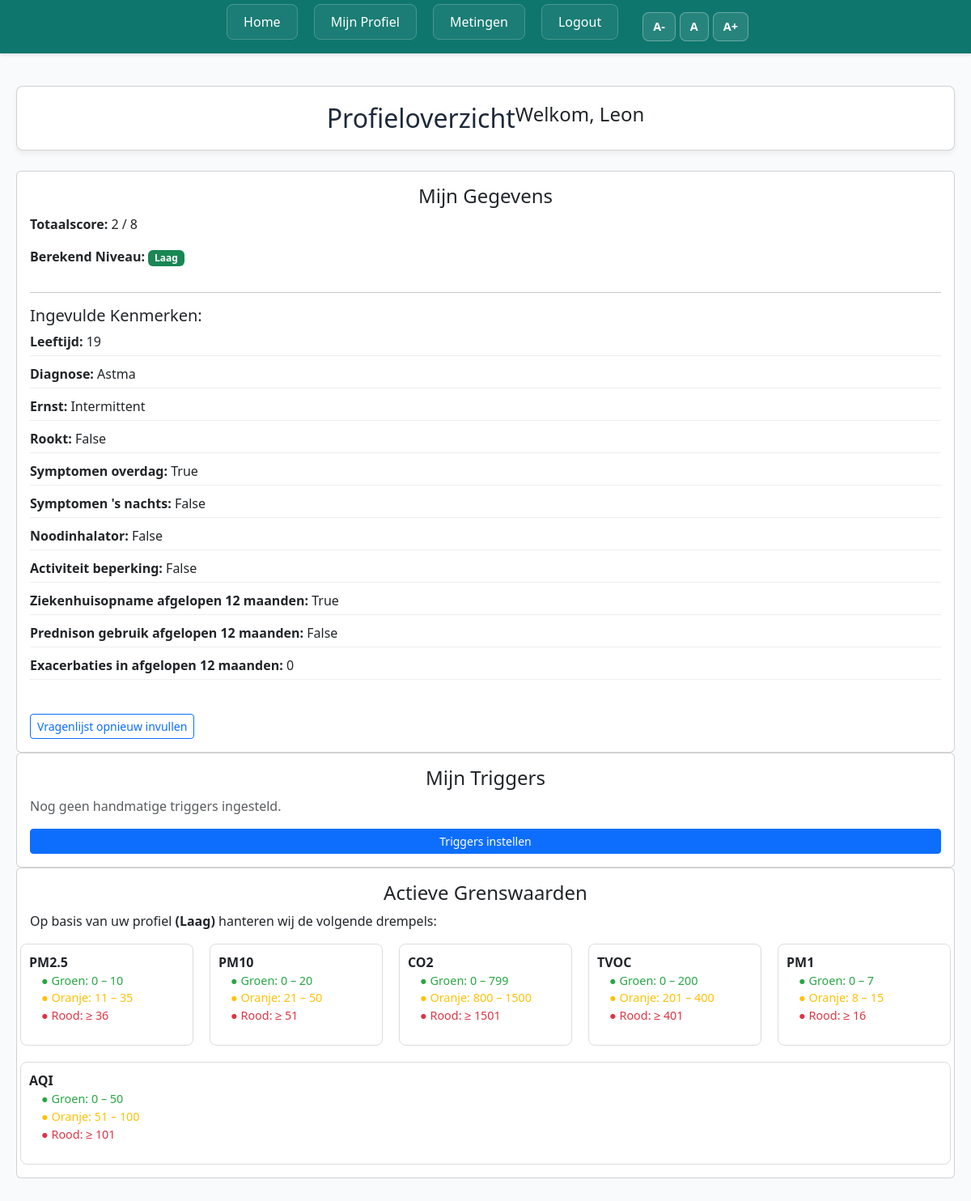
/profiel (signed in), run on the app's committed database.
### models.py (models this page shows, shortened)
class User(db.Model, UserMixin):
    __tablename__ = 'user'
    id: Map[int] = mc(primary_key=True)
    username: Map[str] = mc(String(150), unique=True, nullable=False)
    email: Map[str] = mc(String(150), unique=True, nullable=False)
    pw_hash: Map[str] = mc(String(256), nullable=False)
    role: Map[str] = mc(String(20), nullable=False)
    status: Map[str] = mc(String(20), nullable=False, default='pending')
    coupling_token: Map[Optional[str]] = mc(String(64), unique=True, nullable=True)
    waardes: Map[Optional['Waardes']] = rel(back_populates='user', uselist=False)
    triggers: Map[Optional['Triggers']] = rel(back_populates='user', uselist=False)

class Waardes(db.Model):
    __tablename__ = 'waardes'
    id: Map[int] = mc(primary_key=True)
    leeftijd: Map[int] = mc(Integer(), nullable=False)
    exacerbaties: Map[int] = mc(Integer(), nullable=False)
    diagnose: Map[str] = mc(String(8), nullable=False)
    level: Map[str] = mc(String(50), nullable=False)
    rookt: Map[bool] = mc(Boolean, nullable=False)
    dag: Map[bool] = mc(Boolean, nullable=False)
    nacht: Map[bool] = mc(Boolean, nullable=False)
    saba: Map[bool] = mc(Boolean, nullable=False)
    beperking: Map[bool] = mc(Boolean, nullable=False)
    hospital: Map[bool] = mc(Boolean, nullable=False)
    prednison: Map[bool] = mc(Boolean, nullable=False)
    score: Map[Optional[int]] = mc(Integer(), default=0)
    niveau: Map[Optional[str]] = mc(String(6))
    user_id: Map[int] = mc(FK('user.id'), unique=True, nullable=False)
    user: Map['User'] = rel(back_populates='waardes')

### app.py (the view, shortened to what this page needs)
@app.route('/profiel')
@login_required
def profiel():
    user = current_user
    waardes = user.waardes
    triggers = user.triggers
    context = {}
    if waardes:
        context["niveau"] = waardes.niveau
        context["score"] = waardes.score
        context["drempels"] = DREMPELWAARDES[waardes.niveau]
        context["waardes"] = {
            "leeftijd": waardes.leeftijd,
            "diagnose": waardes.diagnose,
            "ernst": getattr(waardes, 'level', None),
            "rookt": waardes.rookt,
            "symptomen overdag": waardes.dag,
            "symptomen 's nachts": waardes.nacht,
            "noodinhalator": waardes.saba,
            "activiteit beperking": waardes.beperking,
            "ziekenhuisopname afgelopen 12 maanden": waardes.hospital,
            "prednison gebruik afgelopen 12 maanden": waardes.prednison,
            "exacerbaties in afgelopen 12 maanden": waardes.exacerbaties,
        }
    return rt("profiel.html", **context)

### models.py (called while the page is built)
@login_manager.user_loader
def load_user(user_id):
    return User.query.get(int(user_id))

### templates/profiel.html (shortened to what this page needs)
{% extends "base.html" %}
{% block style %}
<link rel="stylesheet" href="{{ url_for('static', filename='results.css') }}">
{% endblock %}
{% block content %}
{% if current_user.is_authenticated %}
<div class="dashboard-container">
    <main class="main-content">
        <header class="header card">
            <h1>Profieloverzicht</h1>
            <h2>Welkom, {{ current_user.username }}</h2>
        </header>
        <div class="content-wrapper">
            {% if score is not none and niveau %}
            <div class="card p-3 item1">
                <h2>Mijn Gegevens</h2>
                <p><strong>Totaalscore:</strong> {{ score }} / 8</p>
                <p><strong>Berekend Niveau:</strong>
                    <span class="badge {% if niveau == 'Hoog' %}bg-danger{% elif niveau == 'Midden' %}bg-warning text-dark{% else %}bg-success{% endif %}">
                        {{ niveau }}
                    </span>
                </p>
                {% if waardes %}
                <hr>
                <h5>Ingevulde Kenmerken:</h5>
                <ul class="threshold-list">
                    {% for name, value in waardes.items() %}
                    <li><strong>{{ name|capitalize }}:</strong> {{ value|capitalize }}</li>
                    {% endfor %}
                </ul>
                {% endif %}
                <div class="mt-3">
                    <a class="btn btn-outline-primary btn-sm" href="{{ url_for('update_vragen') }}">Vragenlijst opnieuw invullen</a>
                </div>
            </div>
            <div class="card p-3">
                <h2>Mijn Triggers</h2>
                {% if triggers %}
                    <ul class="threshold-list">
                        {% for name, value in triggers.items() %}
                        <li><strong>{{ name|capitalize }}:</strong> {{ value|capitalize }}</li>
                        {% endfor %}
                    </ul>
                    <a class="btn btn-outline-primary btn-sm" href="{{ url_for('update_triggers') }}">Triggers aanpassen</a>
                {% else %}
                    <p class="text-muted">Nog geen handmatige triggers ingesteld.</p>
                    <a class="btn btn-primary btn-sm" href="{{ url_for('handmatig') }}">Triggers instellen</a>
                {% endif %}
            </div>
            <div class="card p-3" style="grid-column: span 2;">
                <h2>Actieve Grenswaarden</h2>
                <p>Op basis van uw profiel <strong>({{ niveau }})</strong> hanteren wij de volgende drempels:</p>
                <div class="row" style="display: flex; flex-wrap: wrap; gap: 20px;">
                    {% if drempels %}
                        {% for column, ranges in drempels.items() %}
                        <div style="flex: 1; min-width: 200px; border: 1px solid #ddd; padding: 10px; border-radius: 8px;">
                            <strong style="color: var(--primary-color);">{{ column }}</strong>
                            <ul class="inner-list">
                                <li style="color: #28a745;">● Groen: {{ ranges['groen'][0] }} – {{ ranges['groen'][1] }}</li>
                                <li style="color: #ffc107;">● Oranje: {{ ranges['oranje'][0] }} – {{ ranges['oranje'][1] }}</li>
                                <li style="color: #dc3545;">● Rood: &ge; {{ ranges['rood'][0] }}</li>
                            </ul>
                        </div>
                        {% endfor %}
                    {% else %}
                        <p>Drempels worden geladen zodra een profiel actief is.</p>
                    {% endif %}
                </div>
            </div>
            {% endif %}
        </div>
    </main>
</div>
{% else %}
<div class="container text-center mt-5">
    <h1>Log eerst in!</h1>
    <a href="{{ url_for('login') }}" class="btn btn-primary">Naar Inloggen</a>
</div>
{% endif %}
{% endblock %}

### templates/base.html (shortened to what this page needs)
<html lang="en">
<head>
    <link href="https://cdn.jsdelivr.net/npm/bootstrap@5.3.8/dist/css/bootstrap.min.css" rel="stylesheet"
>
    <link rel="stylesheet" href="{{ url_for('static', filename='style.css') }}">
    {% block style %}
    {% endblock %}
</head>
<body>
    <nav class="custom-nav">
        <ul class="nav-menu">
            <li><a href="/">Home</a></li>
            {% if current_user.is_authenticated %}
                {% if current_user.role == 'arts' %}
                    <li><a href="{{ url_for('doctor') }}">Artsenportaal</a></li>
                {% else %}
                    <li><a href="{{ url_for('profiel') }}">Mijn Profiel</a></li>
                    <li><a href="{{ url_for('user_ui') }}">Metingen</a></li>
                {% endif %}
                <li><a href="{{ url_for('logout') }}">Logout</a></li>
            {% else %}
                <li><a href="{{ url_for('login') }}">Inloggen</a></li>
                <li><a href="{{ url_for('register') }}">Registreren</a></li>
            {% endif %}
            <li class="font-size-controls">
                <button type="button" onclick="changeFontSize('decrease')" title="Tekst verkleinen">A-</button>
                <button type="button" onclick="changeFontSize('reset')" title="Standaard tekstgrootte">A</button>
                <button type="button" onclick="changeFontSize('increase')" title="Tekst vergroten">A+</button>
            </li>
        </ul>
    </nav>
    {% block content %}
    {% endblock %}
</body>
</html>

### static/style.css (style rules this page uses)
* { box-sizing: border-box; font-family: 'Segoe UI', Tahoma, Geneva, Verdana, sans-serif; }
:root { --text-main-color: #1e293b; --text-second-color: #ffffff; --bg-nav-color: #0f766e; --text-nav-color: #ffffff; --nav-hover-color: #115e59; --bg-form-lightgreen: #e6f4f1; --bg-main-color: #f8fafc; --bg-second-color: #0284c7; --bg-third-color: #ffffff; --bg-accent-hover: #0369a1; --font-size-s: 0.9rem; --font-size-m: 1rem; --font-size-l: 1.5rem; --font-size-xl: 2rem; --font-size-xxl: 2.5rem; --font-weight-n: 400; --font-weight-m: 500; --font-weight-sb: 600; --font-weight-b: 700; --border-radius-s: 8px; --border-radius-m: 30px; --border-radius-c: 50%; }
body { margin: 0; min-height: 100vh; background-color: var(--bg-main-color); color: var(--text-main-color); }
h1 { padding-top: 30px; padding-bottom: 20px; text-align: center; font-size: var(--font-size-xxl); }
h2 { text-align: center; font-size: var(--font-size-l); }
.custom-nav { padding-left: 20px; padding-right: 20px; padding-top: 15px; padding-bottom: 15px; margin-bottom: 20px; display: flex; align-items: center; justify-content: center; background-color: var(--bg-nav-color); box-shadow: 0 2px 4px rgba(0, 0, 0, 0.1); }
.custom-nav ul { list-style: none; margin: 0; padding: 0; }
.custom-nav a { text-decoration: none; color: var(--text-nav-color); }
.custom-nav .nav-menu { display: flex; gap: 10px; }
.custom-nav .nav-menu a { padding: 10px 20px; margin: 0 5px; border-radius: var(--border-radius-s); border: 1px solid rgba(255, 255, 255, 0.2); background-color: rgba(255, 255, 255, 0.05); transition: all 0.2s ease; }
.vragenlijst-form ul, li { list-style: none; padding: 0; margin: 0; }
.dashboard-container { display: flex; gap: 30px; max-width: 1400px; margin: 40px auto; padding: 0 20px; align-items: flex-start; }
.main-content { flex: 1; display: flex; flex-direction: column; gap: 25px; }
.header.card { display: flex; flex-direction: row; justify-content: space-between; align-items: center; padding: 20px; background: var(--bg-third-color); border-radius: var(--border-radius-s); box-shadow: 0 4px 6px rgba(0,0,0,0.05); }
.header h1 { padding: 0; margin: 0; font-size: var(--font-size-xl); text-align: left; color: var(--text-main-color); }
.font-size-controls { display: flex; align-items: center; gap: 5px; margin-left: 15px; }
.font-size-controls button { background-color: rgba(255, 255, 255, 0.1); color: var(--text-nav-color); border: 1px solid rgba(255, 255, 255, 0.3); padding: 6px 12px; border-radius: var(--border-radius-s); cursor: pointer; font-weight: var(--font-weight-sb); font-size: 0.9rem; transition: all 0.2s ease; }

### static/results.css (style rules this page uses)
.dashboard-container { display: flex; gap: 30px; max-width: 1400px; margin: 40px auto; padding: 0 20px; align-items: flex-start; }
.main-content { flex: 1; display: flex; flex-direction: column; gap: 25px; }
.header.card { display: flex; flex-direction: row; justify-content: center; align-items: center; padding: 20px; background: white; border-radius: var(--border-radius-s); box-shadow: 0 4px 6px rgba(0, 0, 0, 0.05); }
.header h1 { padding: 0; margin: 0; font-size: var(--font-size-xl); text-align: center; color: var(--text-main-color); }

### templates/profiel.html (style rules this page uses)
.threshold-list { list-style: none; padding-left: 0; }
.threshold-list li { margin-bottom: 10px; border-bottom: 1px solid #eee; padding-bottom: 5px; }
.inner-list { list-style: none; padding-left: 15px; font-size: 0.9em; }

### data on the page
User: username "Leon"
Waardes: niveau "Laag", name "Diagnose", diagnose "Astma", name "Ernst", level "Intermittent"

### other printed values
{{ score }} "2"
{{ name|capitalize }} "Leeftijd" "Rookt" "Symptomen overdag" "Symptomen 's nachts" "Noodinhalator" "Activiteit beperking" "Ziekenhuisopname afgelopen 12 maanden" "Prednison gebruik afgelopen 12 maanden" "Exacerbaties in afgelopen 12 maanden"
{{ value|capitalize }} "19" "False" "True" "False" "False" "False" "True" "False" "0"
{{ column }} "PM2.5" "PM10" "CO2" "TVOC" "PM1" "AQI"
{{ ranges['groen'][0] }} "0" "0" "0" "0" "0" "0"
{{ ranges['groen'][1] }} "10" "20" "799" "200" "7" "50"
{{ ranges['oranje'][0] }} "11" "21" "800" "201" "8" "51"
{{ ranges['oranje'][1] }} "35" "50" "1500" "400" "15" "100"
{{ ranges['rood'][0] }} "36" "51" "1501" "401" "16" "101"
